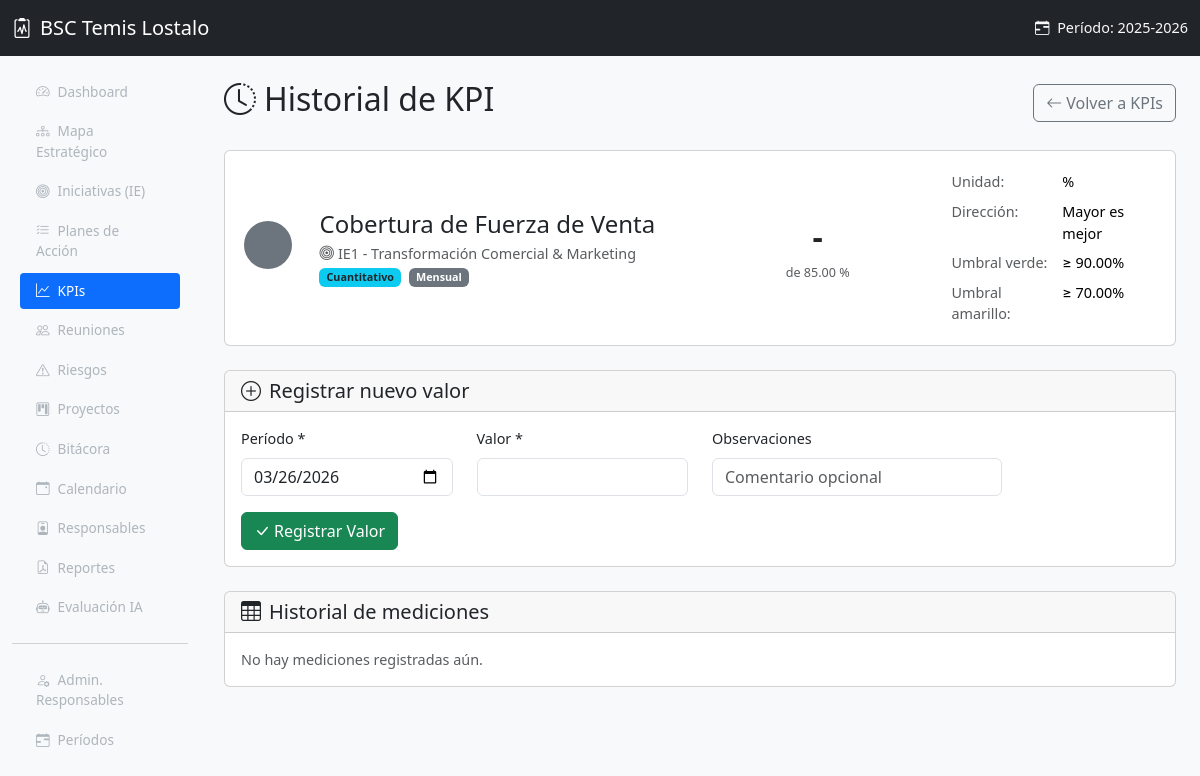
/index.php?page=kpis&action=historial&id=1, run on the app's committed database.
### tables this page shows
CREATE TABLE periodos_estrategicos (
    id INT AUTO_INCREMENT PRIMARY KEY,
    nombre VARCHAR(100) NOT NULL,
    fecha_inicio DATE NOT NULL,
    fecha_fin DATE NOT NULL,
    activo TINYINT(1) DEFAULT 0,
    created_at TIMESTAMP DEFAULT CURRENT_TIMESTAMP
);

CREATE TABLE kpis (
    id INT AUTO_INCREMENT PRIMARY KEY,
    iniciativa_id INT DEFAULT NULL,
    plan_accion_id INT DEFAULT NULL,
    periodo_id INT DEFAULT NULL,
    nombre VARCHAR(200) NOT NULL,
    tipo ENUM('cuantitativo','cualitativo') DEFAULT 'cuantitativo',
    unidad VARCHAR(50) DEFAULT NULL,
    meta DECIMAL(15,2) DEFAULT NULL,
    valor_actual DECIMAL(15,2) DEFAULT NULL,
    umbral_verde DECIMAL(5,2) DEFAULT 90.00,
    umbral_amarillo DECIMAL(5,2) DEFAULT 70.00,
    direccion ENUM('mayor_mejor','menor_mejor') DEFAULT 'mayor_mejor',
    escala_cualitativa VARCHAR(50) DEFAULT NULL,
    opciones_cualitativas TEXT,
    valor_cualitativo VARCHAR(100) DEFAULT NULL,
    estado_semaforo ENUM('verde','amarillo','rojo') DEFAULT NULL,
    frecuencia ENUM('mensual','trimestral','anual') DEFAULT 'mensual',
    activo TINYINT(1) DEFAULT 1,
    created_at TIMESTAMP DEFAULT CURRENT_TIMESTAMP,
    FOREIGN KEY (iniciativa_id) REFERENCES iniciativas_estrategicas(id) ON DELETE SET NULL,
    FOREIGN KEY (plan_accion_id) REFERENCES planes_accion(id) ON DELETE SET NULL,
    FOREIGN KEY (periodo_id) REFERENCES periodos_estrategicos(id) ON DELETE SET NULL
);

CREATE TABLE iniciativas_estrategicas (
    id INT AUTO_INCREMENT PRIMARY KEY,
    perspectiva_id INT NOT NULL,
    periodo_id INT DEFAULT NULL,
    codigo VARCHAR(10) NOT NULL,
    nombre VARCHAR(200) NOT NULL,
    descripcion TEXT,
    orden INT NOT NULL DEFAULT 0,
    FOREIGN KEY (perspectiva_id) REFERENCES perspectivas(id) ON DELETE CASCADE,
    FOREIGN KEY (periodo_id) REFERENCES periodos_estrategicos(id) ON DELETE SET NULL
);

### includes/functions.php (called while the page is built, shortened)
<?php
function calcularSemaforo($valor, $meta, $umbralVerde, $umbralAmarillo, $direccion) {
    if ($valor === null || $meta === null) return 'gris';
}
function sanitize($input) {
    return htmlspecialchars(trim($input), ENT_QUOTES, 'UTF-8');
}
function activeNav($page, $current) {
    return ($page === $current) ? 'active' : '';
}
function getPeriodoActivo($pdo) {
    $stmt = $pdo->query("SELECT * FROM periodos_estrategicos WHERE activo = 1 LIMIT 1");
    return $stmt->fetch();
}

### models/Kpi.php (called while the page is built, shortened)
<?php
require_once __DIR__ . '/../config/database.php';
require_once __DIR__ . '/../includes/functions.php';
class Kpi {
    static function getById($pdo, $id) {
        $stmt = $pdo->prepare("
            SELECT k.*, ie.nombre AS iniciativa_nombre, ie.codigo AS iniciativa_codigo
            FROM kpis k
            LEFT JOIN iniciativas_estrategicas ie ON ie.id = k.iniciativa_id
            WHERE k.id = ?
        ");
        $stmt->execute([$id]);
        return $stmt->fetch();
    }
}

### views/kpis/historial.php (the view, shortened to what this page needs)
<?php
require_once __DIR__ . '/../../models/Kpi.php';
$kpi = Kpi::getById($pdo, $id);
$historial = Kpi::getHistorial($pdo, $id);
if ($kpi['tipo'] === 'cuantitativo') {
    $semaforo = calcularSemaforo(
        $kpi['valor_actual'],
        $kpi['meta'],
        $kpi['umbral_verde'],
        $kpi['umbral_amarillo'],
        $kpi['direccion']
    );
} else {
    $semaforo = $kpi['estado_semaforo'] ?? 'gris';
}
$coloresSemaforo = [
    'verde' => '#198754',
    'amarillo' => '#ffc107',
    'rojo' => '#dc3545',
    'gris' => '#6c757d'
];
require_once __DIR__ . '/../layout/header.php';
?>
<div class="d-flex justify-content-between align-items-center mb-4">
    <h2><i class="bi bi-clock-history me-2"></i>Historial de KPI</h2>
    <a href="<?= BASE_URL ?>index.php?page=kpis" class="btn btn-outline-secondary">
        <i class="bi bi-arrow-left me-1"></i>Volver a KPIs
    </a>
</div>
<div class="card mb-4">
    <div class="card-body">
        <div class="row align-items-center">
            <div class="col-md-1 text-center">
                <span style="display:inline-block; width:48px; height:48px; border-radius:50%; background-color:<?= $coloresSemaforo[$semaforo] ?? '#6c757d' ?>;" title="<?= ucfirst($semaforo) ?>"></span>
            </div>
            <div class="col-md-5">
                <h4 class="mb-1"><?= sanitize($kpi['nombre']) ?></h4>
                <p class="text-muted mb-1">
                    <?php if ($kpi['iniciativa_nombre']): ?>
                        <i class="bi bi-bullseye me-1"></i><?= sanitize($kpi['iniciativa_codigo'] . ' - ' . $kpi['iniciativa_nombre']) ?>
                    <?php else: ?>
                        <span class="text-muted">Sin IE asignada</span>
                    <?php endif; ?>
                </p>
                <div class="d-flex gap-2">
                    <?php if ($kpi['tipo'] === 'cuantitativo'): ?>
                        <span class="badge bg-info text-dark">Cuantitativo</span>
                    <?php else: ?>
                        <span class="badge text-white" style="background-color: #6f42c1;">Cualitativo</span>
                    <?php endif; ?>
                    <span class="badge bg-secondary"><?= sanitize(ucfirst($kpi['frecuencia'] ?? '-')) ?></span>
                </div>
            </div>
            <div class="col-md-3 text-center">
                <?php if ($kpi['tipo'] === 'cuantitativo'): ?>
                    <div class="fs-2 fw-bold"><?= $kpi['valor_actual'] !== null ? sanitize($kpi['valor_actual']) : '-' ?></div>
                    <small class="text-muted">de <?= sanitize($kpi['meta'] ?? '-') ?> <?= sanitize($kpi['unidad'] ?? '') ?></small>
                <?php else: ?>
                    <div class="fs-4 fw-bold"><?= $kpi['valor_cualitativo'] ? sanitize($kpi['valor_cualitativo']) : '-' ?></div>
                    <small class="text-muted">Escala: <?= sanitize(str_replace('_', ' ', ucfirst($kpi['escala_cualitativa'] ?? '-'))) ?></small>
                <?php endif; ?>
            </div>
            <div class="col-md-3">
                <table class="table table-sm table-borderless mb-0">
                    <?php if ($kpi['tipo'] === 'cuantitativo'): ?>
                        <tr><td class="text-muted">Unidad:</td><td><?= sanitize($kpi['unidad'] ?? '-') ?></td></tr>
                        <tr><td class="text-muted">Direcci&oacute;n:</td><td><?= $kpi['direccion'] === 'mayor_mejor' ? 'Mayor es mejor' : 'Menor es mejor' ?></td></tr>
                        <tr><td class="text-muted">Umbral verde:</td><td>&ge; <?= sanitize($kpi['umbral_verde'] ?? '90') ?>%</td></tr>
                        <tr><td class="text-muted">Umbral amarillo:</td><td>&ge; <?= sanitize($kpi['umbral_amarillo'] ?? '70') ?>%</td></tr>
                    <?php else: ?>
                        <tr><td class="text-muted">Escala:</td><td><?= sanitize(str_replace('_', ' ', ucfirst($kpi['escala_cualitativa'] ?? '-'))) ?></td></tr>
                        <tr><td class="text-muted">Opciones:</td><td><?= sanitize($kpi['opciones_cualitativas'] ?? '-') ?></td></tr>
                    <?php endif; ?>
                </table>
            </div>
        </div>
    </div>
</div>
<div class="card mb-4">
    <div class="card-header">
        <h5 class="mb-0"><i class="bi bi-plus-circle me-2"></i>Registrar nuevo valor</h5>
    </div>
    <div class="card-body">
        <form method="POST" action="<?= BASE_URL ?>index.php?page=kpis&action=registrar_valor">
            <div class="row mb-3">
                <div class="col-md-3">
                    <label class="form-label">Per&iacute;odo *</label>
                    <input type="date" class="form-control" name="periodo" value="<?= date('Y-m-d') ?>" required>
                </div>
                <?php if ($kpi['tipo'] === 'cuantitativo'): ?>
                    <div class="col-md-3">
                        <label class="form-label">Valor *</label>
                        <input type="number" class="form-control" name="valor" step="any" required>
                    </div>
                <?php endif; ?>
                <div class="col-md-4">
                    <label class="form-label">Observaciones</label>
                    <input type="text" class="form-control" name="observaciones" placeholder="Comentario opcional">
                </div>
            </div>
            <button type="submit" class="btn btn-success">
                <i class="bi bi-check-lg me-1"></i>Registrar Valor
            </button>
        </form>
    </div>
</div>
<div class="card mb-4">
    <div class="card-header">
        <h5 class="mb-0"><i class="bi bi-table me-2"></i>Historial de mediciones</h5>
    </div>
    <?php if (!empty($historial)): ?>
    <div class="table-responsive">
        <table class="table table-hover mb-0">
            <thead class="table-light">
                <tr>
                    <th>Per&iacute;odo</th>
                    <th>Valor</th>
                    <th>Sem&aacute;foro</th>
                    <th>Observaciones</th>
                    <th>Fecha Registro</th>
                </tr>
            </thead>
            <tbody>
                <?php foreach (array_reverse($historial) as $reg): ?>
                    <tr>
                        <td><?= formatDate($reg['periodo']) ?></td>
                        <td>
                            <?php if ($kpi['tipo'] === 'cuantitativo'): ?>
                                <?= sanitize($reg['valor'] ?? '-') ?> <?= sanitize($kpi['unidad'] ?? '') ?>
                            <?php else: ?>
                                <?= sanitize($reg['valor_cualitativo'] ?? '-') ?>
                            <?php endif; ?>
                        </td>
                        <td><?= semaforoBadge($reg['semaforo'] ?? 'gris') ?></td>
                        <td><?= sanitize($reg['observaciones'] ?? '-') ?></td>
                        <td><?= formatDate($reg['created_at'] ?? $reg['periodo']) ?></td>
                    </tr>
                <?php endforeach; ?>
            </tbody>
        </table>
    </div>
    <?php else: ?>
    <div class="card-body">
        <p class="text-muted mb-0">No hay mediciones registradas a&uacute;n.</p>
    </div>
    <?php endif; ?>
</div>
<?php require_once __DIR__ . '/../layout/footer.php'; ?>

### views/layout/header.php (shortened to what this page needs)
<!DOCTYPE html>
<html lang="es">
<head>
    <link href="https://cdn.jsdelivr.net/npm/bootstrap@5.3.3/dist/css/bootstrap.min.css" rel="stylesheet">
    <link href="https://cdn.jsdelivr.net/npm/bootstrap-icons@1.11.3/font/bootstrap-icons.min.css" rel="stylesheet">
    <link href="<?= BASE_URL ?>assets/css/style.css" rel="stylesheet">
</head>
<body>
    <nav class="navbar navbar-dark bg-dark fixed-top">
        <div class="container-fluid">
            <a class="navbar-brand d-flex align-items-center" href="<?= BASE_URL ?>">
                <i class="bi bi-clipboard2-pulse me-2"></i>
                BSC Temis Lostalo
            </a>
            <?php if ($periodoActivo): ?>
                <span class="navbar-text text-light">
                    <i class="bi bi-calendar-range me-1"></i>
                    Período: <?= sanitize($periodoActivo['nombre']) ?>
                </span>
            <?php endif; ?>
        </div>
    </nav>
    <div class="container-fluid">
        <div class="row">
            <nav id="sidebar" class="col-md-2 d-md-block sidebar offcanvas-md offcanvas-start">
                <div class="offcanvas-body position-sticky pt-3">
                    <ul class="nav flex-column">
                        <li class="nav-item">
                            <a class="nav-link <?= activeNav('dashboard', $page) ?>" href="<?= BASE_URL ?>index.php?page=dashboard">
                                <i class="bi bi-speedometer2 me-2"></i>Dashboard
                            </a>
                        </li>
                        <li class="nav-item">
                            <a class="nav-link <?= activeNav('mapa', $page) ?>" href="<?= BASE_URL ?>index.php?page=mapa">
                                <i class="bi bi-diagram-3 me-2"></i>Mapa Estratégico
                            </a>
                        </li>
                        <li class="nav-item">
                            <a class="nav-link <?= activeNav('iniciativas', $page) ?>" href="<?= BASE_URL ?>index.php?page=iniciativas">
                                <i class="bi bi-bullseye me-2"></i>Iniciativas (IE)
                            </a>
                        </li>
                        <li class="nav-item">
                            <a class="nav-link <?= activeNav('planes', $page) ?>" href="<?= BASE_URL ?>index.php?page=planes">
                                <i class="bi bi-list-check me-2"></i>Planes de Acción
                            </a>
                        </li>
                        <li class="nav-item">
                            <a class="nav-link <?= activeNav('kpis', $page) ?>" href="<?= BASE_URL ?>index.php?page=kpis">
                                <i class="bi bi-graph-up me-2"></i>KPIs
                            </a>
                        </li>
                        <li class="nav-item">
                            <a class="nav-link <?= activeNav('reuniones', $page) ?>" href="<?= BASE_URL ?>index.php?page=reuniones">
                                <i class="bi bi-people me-2"></i>Reuniones
                            </a>
                        </li>
                        <li class="nav-item">
                            <a class="nav-link <?= activeNav('riesgos', $page) ?>" href="<?= BASE_URL ?>index.php?page=riesgos">
                                <i class="bi bi-exclamation-triangle me-2"></i>Riesgos
                            </a>
                        </li>
                        <li class="nav-item">
                            <a class="nav-link <?= activeNav('proyectos', $page) ?>" href="<?= BASE_URL ?>index.php?page=proyectos">
                                <i class="bi bi-kanban me-2"></i>Proyectos
                            </a>
                        </li>
                        <li class="nav-item">
                            <a class="nav-link <?= activeNav('bitacora', $page) ?>" href="<?= BASE_URL ?>index.php?page=bitacora">
                                <i class="bi bi-clock-history me-2"></i>Bitácora
                            </a>
                        </li>
                        <li class="nav-item">
                            <a class="nav-link <?= activeNav('calendario', $page) ?>" href="<?= BASE_URL ?>index.php?page=calendario">
                                <i class="bi bi-calendar-event me-2"></i>Calendario
                            </a>
                        </li>
                        <li class="nav-item">
                            <a class="nav-link <?= activeNav('responsables', $page) ?>" href="<?= BASE_URL ?>index.php?page=responsables">
                                <i class="bi bi-person-badge me-2"></i>Responsables
                            </a>
                        </li>
                        <li class="nav-item">
                            <a class="nav-link <?= activeNav('reportes', $page) ?>" href="<?= BASE_URL ?>index.php?page=reportes">
                                <i class="bi bi-file-earmark-pdf me-2"></i>Reportes
                            </a>
                        </li>
                        <li class="nav-item">
                            <a class="nav-link <?= activeNav('evaluacion', $page) ?>" href="<?= BASE_URL ?>index.php?page=evaluacion">
                                <i class="bi bi-robot me-2"></i>Evaluación IA
                            </a>
                        </li>
                        <hr class="text-muted">
                        <li class="nav-item">
                            <a class="nav-link <?= activeNav('admin_responsables', $page) ?>" href="<?= BASE_URL ?>index.php?page=admin_responsables">
                                <i class="bi bi-person-gear me-2"></i>Admin. Responsables
                            </a>
                        </li>
                        <li class="nav-item">
                            <a class="nav-link <?= activeNav('periodos', $page) ?>" href="<?= BASE_URL ?>index.php?page=periodos">
                                <i class="bi bi-calendar-range me-2"></i>Períodos
                            </a>
                        </li>
                    </ul>
                </div>
            </nav>
            <main class="col-md-10 ms-sm-auto px-md-4 main-content">

### data on the page
periodos_estrategicos: nombre "2025-2026"
kpis: nombre "Cobertura de Fuerza de Venta", iniciativa.nombre "IE1 - Transformación Comercial & Marketing", frecuencia "Mensual", meta "85.00", unidad "%", umbral_verde "90.00", umbral_amarillo "70.00"
